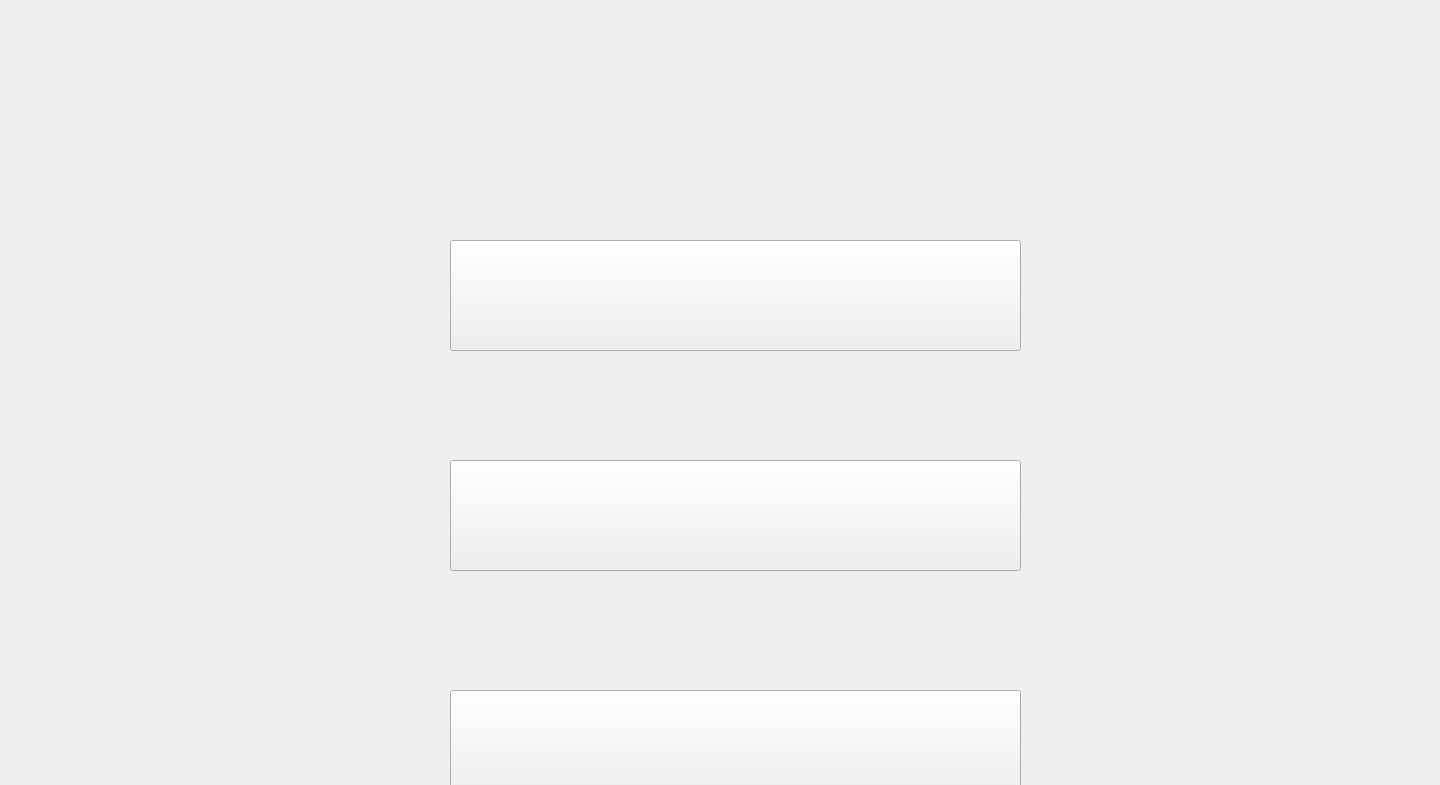
<?xml version="1.0" encoding="UTF-8"?>
<ui version="4.0">
 <class>MainWindow</class>
 <widget class="QMainWindow" name="MainWindow">
  <property name="geometry">
   <rect>
    <x>0</x>
    <y>0</y>
    <width>1440</width>
    <height>785</height>
   </rect>
  </property>
  <property name="windowTitle">
   <string>MainWindow</string>
  </property>
  <widget class="QWidget" name="centralwidget">
   <widget class="QLabel" name="label">
    <property name="geometry">
     <rect>
      <x>0</x>
      <y>0</y>
      <width>1440</width>
      <height>900</height>
     </rect>
    </property>
    <property name="text">
     <string/>
    </property>
    <property name="pixmap">
     <pixmap>Menu_png.png</pixmap>
    </property>
   </widget>
   <widget class="QPushButton" name="Play_button">
    <property name="geometry">
     <rect>
      <x>450</x>
      <y>240</y>
      <width>571</width>
      <height>111</height>
     </rect>
    </property>
    <property name="font">
     <font>
      <pointsize>47</pointsize>
     </font>
    </property>
    <property name="cursor">
     <cursorShape>PointingHandCursor</cursorShape>
    </property>
    <property name="mouseTracking">
     <bool>false</bool>
    </property>
    <property name="text">
     <string/>
    </property>
    <property name="icon">
     <iconset>
      <normaloff>Play_button_png.png</normaloff>Play_button_png.png</iconset>
    </property>
    <property name="iconSize">
     <size>
      <width>571</width>
      <height>111</height>
     </size>
    </property>
    <property name="checkable">
     <bool>false</bool>
    </property>
    <property name="checked">
     <bool>false</bool>
    </property>
    <property name="autoRepeat">
     <bool>false</bool>
    </property>
    <property name="autoExclusive">
     <bool>false</bool>
    </property>
    <property name="flat">
     <bool>false</bool>
    </property>
   </widget>
   <widget class="QPushButton" name="Settings_button">
    <property name="geometry">
     <rect>
      <x>450</x>
      <y>460</y>
      <width>571</width>
      <height>111</height>
     </rect>
    </property>
    <property name="cursor">
     <cursorShape>PointingHandCursor</cursorShape>
    </property>
    <property name="text">
     <string/>
    </property>
    <property name="icon">
     <iconset>
      <normaloff>Settings_button_png.png</normaloff>Settings_button_png.png</iconset>
    </property>
    <property name="iconSize">
     <size>
      <width>571</width>
      <height>111</height>
     </size>
    </property>
    <property name="flat">
     <bool>false</bool>
    </property>
   </widget>
   <widget class="QPushButton" name="Rules_button">
    <property name="geometry">
     <rect>
      <x>450</x>
      <y>690</y>
      <width>571</width>
      <height>111</height>
     </rect>
    </property>
    <property name="cursor">
     <cursorShape>PointingHandCursor</cursorShape>
    </property>
    <property name="text">
     <string/>
    </property>
    <property name="icon">
     <iconset>
      <normaloff>Rules_button_png.png</normaloff>Rules_button_png.png</iconset>
    </property>
    <property name="iconSize">
     <size>
      <width>571</width>
      <height>111</height>
     </size>
    </property>
    <property name="flat">
     <bool>false</bool>
    </property>
   </widget>
  </widget>
 </widget>
 <resources/>
 <connections/>
</ui>
